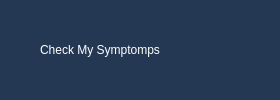
        <widget class="QFrame" name="header_frame">
         <property name="cursor">
          <cursorShape>ArrowCursor</cursorShape>
         </property>
         <property name="autoFillBackground">
          <bool>false</bool>
         </property>
         <property name="styleSheet">
          <string notr="true">background-color: rgb(36, 56, 84);</string>
         </property>
         <property name="frameShape">
          <enum>QFrame::NoFrame</enum>
         </property>
         <property name="frameShadow">
          <enum>QFrame::Raised</enum>
         </property>
         <layout class="QHBoxLayout" name="horizontalLayout_3">
          <property name="spacing">
           <number>0</number>
          </property>
          <property name="leftMargin">
           <number>0</number>
          </property>
          <property name="topMargin">
           <number>0</number>
          </property>
          <property name="rightMargin">
           <number>0</number>
          </property>
          <property name="bottomMargin">
           <number>0</number>
          </property>
          <item>
           <widget class="QFrame" name="frame_2">
            <property name="autoFillBackground">
             <bool>false</bool>
            </property>
            <property name="frameShape">
             <enum>QFrame::NoFrame</enum>
            </property>
            <property name="frameShadow">
             <enum>QFrame::Plain</enum>
            </property>
            <layout class="QVBoxLayout" name="verticalLayout_4">
             <property name="spacing">
              <number>0</number>
             </property>
             <property name="leftMargin">
              <number>0</number>
             </property>
             <property name="topMargin">
              <number>0</number>
             </property>
             <property name="rightMargin">
              <number>0</number>
             </property>
             <property name="bottomMargin">
              <number>0</number>
             </property>
             <item alignment="Qt::AlignLeft">
              <widget class="QPushButton" name="menu_btn">
               <property name="cursor">
                <cursorShape>PointingHandCursor</cursorShape>
               </property>
               <property name="autoFillBackground">
                <bool>false</bool>
               </property>
               <property name="text">
                <string/>
               </property>
               <property name="icon">
                <iconset resource="blue_icons.qrc">
                 <normaloff>:/icons_blue/icons/menu.svg</normaloff>:/icons_blue/icons/menu.svg</iconset>
               </property>
               <property name="iconSize">
                <size>
                 <width>30</width>
                 <height>30</height>
                </size>
               </property>
               <property name="flat">
                <bool>true</bool>
               </property>
              </widget>
             </item>
            </layout>
           </widget>
          </item>
          <item>
           <widget class="QFrame" name="frame_6">
            <property name="frameShape">
             <enum>QFrame::NoFrame</enum>
            </property>
            <property name="frameShadow">
             <enum>QFrame::Plain</enum>
            </property>
            <layout class="QVBoxLayout" name="verticalLayout_3">
             <property name="spacing">
              <number>0</number>
             </property>
             <property name="leftMargin">
              <number>0</number>
             </property>
             <property name="topMargin">
              <number>0</number>
             </property>
             <property name="rightMargin">
              <number>0</number>
             </property>
             <property name="bottomMargin">
              <number>0</number>
             </property>
             <item>
              <widget class="QLabel" name="label">
               <property name="autoFillBackground">
                <bool>false</bool>
               </property>
               <property name="styleSheet">
                <string notr="true">font: 22pt &quot;Century Gothic&quot;;
color: rgb(255, 255, 255);
</string>
               </property>
               <property name="text">
                <string>Check My Symptomps</string>
               </property>
               <property name="alignment">
                <set>Qt::AlignCenter</set>
               </property>
              </widget>
             </item>
            </layout>
           </widget>
          </item>
          <item alignment="Qt::AlignRight">
           <widget class="QFrame" name="frame">
            <property name="frameShape">
             <enum>QFrame::NoFrame</enum>
            </property>
            <property name="frameShadow">
             <enum>QFrame::Plain</enum>
            </property>
            <layout class="QHBoxLayout" name="horizontalLayout_5">
             <property name="spacing">
              <number>0</number>
             </property>
             <property name="leftMargin">
              <number>0</number>
             </property>
             <property name="topMargin">
              <number>0</number>
             </property>
             <property name="rightMargin">
              <number>0</number>
             </property>
             <property name="bottomMargin">
              <number>0</number>
             </property>
             <item>
              <widget class="QPushButton" name="refresh_btn">
               <property name="cursor">
                <cursorShape>PointingHandCursor</cursorShape>
               </property>
               <property name="autoFillBackground">
                <bool>false</bool>
               </property>
               <property name="text">
                <string/>
               </property>
               <property name="icon">
                <iconset resource="blue_icons.qrc">
                 <normaloff>:/icons_blue/icons/refresh-cw.svg</normaloff>:/icons_blue/icons/refresh-cw.svg</iconset>
               </property>
               <property name="iconSize">
                <size>
                 <width>20</width>
                 <height>20</height>
                </size>
               </property>
               <property name="flat">
                <bool>true</bool>
               </property>
              </widget>
             </item>
             <item>
              <widget class="QPushButton" name="users_btn_2">
               <property name="cursor">
                <cursorShape>PointingHandCursor</cursorShape>
               </property>
               <property name="autoFillBackground">
                <bool>false</bool>
               </property>
               <property name="text">
                <string/>
               </property>
               <property name="icon">
                <iconset resource="blue_icons.qrc">
                 <normaloff>:/icons_blue/icons/user.svg</normaloff>:/icons_blue/icons/user.svg</iconset>
               </property>
               <property name="iconSize">
                <size>
                 <width>20</width>
                 <height>20</height>
                </size>
               </property>
               <property name="flat">
                <bool>true</bool>
               </property>
              </widget>
             </item>
             <item>
              <widget class="QPushButton" name="logout_btn">
               <property name="sizePolicy">
                <sizepolicy hsizetype="Minimum" vsizetype="Fixed">
                 <horstretch>0</horstretch>
                 <verstretch>0</verstretch>
                </sizepolicy>
               </property>
               <property name="cursor">
                <cursorShape>PointingHandCursor</cursorShape>
               </property>
               <property name="autoFillBackground">
                <bool>false</bool>
               </property>
               <property name="text">
                <string/>
               </property>
               <property name="icon">
                <iconset resource="blue_icons.qrc">
                 <normaloff>:/icons_blue/icons/log-out.svg</normaloff>:/icons_blue/icons/log-out.svg</iconset>
               </property>
               <property name="iconSize">
                <size>
                 <width>20</width>
                 <height>20</height>
                </size>
               </property>
               <property name="autoDefault">
                <bool>false</bool>
               </property>
               <property name="default">
                <bool>false</bool>
               </property>
               <property name="flat">
                <bool>true</bool>
               </property>
              </widget>
             </item>
            </layout>
           </widget>
          </item>
         </layout>
        </widget>
